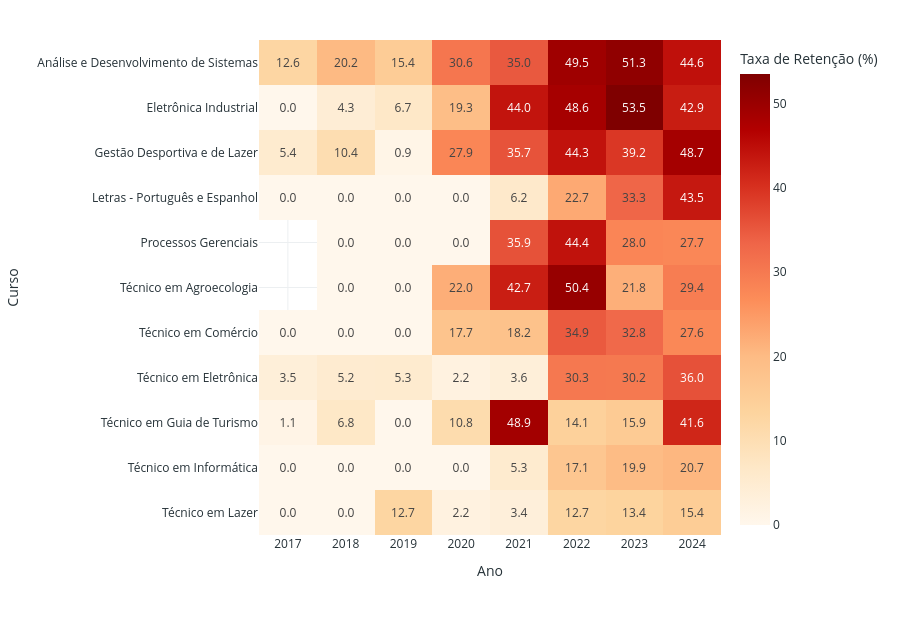

Write notebook code for a chart like this one.
### Markdown cell above
#### Gráfico 13 — Heatmap do indicador por Curso × Ano

### Code cell
pivot = ind_ano_curso.pivot_table(index='Nome de Curso', columns='Ano', values=indicador, aggfunc='mean')
fig_g13 = px.imshow(
    pivot, text_auto='.1f', aspect='auto', color_continuous_scale=escala_indicador(indicador),
    labels=dict(x='Ano', y='Curso', color=f'{ROTULOS_INDICADORES[indicador]} (%)'),
)
fig_g13.update_xaxes(tickmode='linear')
aplicar_layout_light(fig_g13, altura=620)
fig_g13.show()

### Figure 1 — Plotly figure (JSON) as saved in the notebook; plotly's stock layout.template omitted (floating-point values rounded to 4 significant figures)
{"data": [{"coloraxis": "coloraxis", "hovertemplate": "Ano: %{x}<br>Curso: %{y}<br>Taxa de Retenção (%): %{z}<extra></extra>", "name": "0", "texttemplate": "%{z:.1f}", "type": "heatmap", "x": [2017, 2018, 2019, 2020, 2021, 2022, 2023, 2024], "xaxis": "x", "y": ["Análise e Desenvolvimento de Sistemas", "Eletrônica Industrial", "Gestão Desportiva e de Lazer", "Letras - Português e Espanhol", "Processos Gerenciais", "Técnico em Agroecologia", "Técnico em Comércio", "Técnico em Eletrônica", "Técnico em Guia de Turismo", "Técnico em Informática", "Técnico em Lazer"], "yaxis": "y", "z": [[12.55, 20.22, 15.44, 30.56, 35.0, 49.48, 51.3, 44.57], [0.0, 4.3, 6.67, 19.27, 44.05, 48.57, 53.54, 42.86], [5.36, 10.38, 0.87, 27.94, 35.71, 44.33, 39.22, 48.67], [0.0, 0.0, 0.0, 0.0, 6.19, 22.69, 33.33, 43.48], [NaN, 0.0, 0.0, 0.0, 35.87, 44.36, 28.03, 27.72], [NaN, 0.0, 0.0, 21.98, 42.7, 50.41, 21.77, 29.45], [0.0, 0.0, 0.0, 17.7, 18.18, 34.86, 32.76, 27.56], [3.48, 5.22, 5.34, 2.19, 3.57, 30.28, 30.19, 35.98], [1.15, 6.78, 0.0, 10.81, 48.89, 14.12, 15.91, 41.56], [0.0, 0.0, 0.0, 0.0, 5.3, 17.11, 19.88, 20.67], [0.0, 0.0, 12.73, 2.17, 3.41, 12.73, 13.39, 15.38]]}], "layout": {"coloraxis": {"colorbar": {"title": {"text": "Taxa de Retenção (%)"}}, "colorscale": [[0, "rgb(255,247,236)"], [0.125, "rgb(254,232,200)"], [0.25, "rgb(253,212,158)"], [0.375, "rgb(253,187,132)"], [0.5, "rgb(252,141,89)"], [0.625, "rgb(239,101,72)"], [0.75, "rgb(215,48,31)"], [0.875, "rgb(179,0,0)"], [1, "rgb(127,0,0)"]]}, "font": {"color": "#263238"}, "height": 620, "legend": {"orientation": "h", "title": {"text": ""}, "x": 0.5, "xanchor": "center", "y": -0.2, "yanchor": "top"}, "margin": {"b": 85, "l": 20, "r": 20, "t": 40}, "paper_bgcolor": "white", "plot_bgcolor": "white", "title": {"text": ""}, "xaxis": {"anchor": "y", "domain": [0, 1], "gridcolor": "#ECEFF1", "showgrid": true, "tickmode": "linear", "title": {"text": "Ano"}, "zeroline": false}, "yaxis": {"anchor": "x", "autorange": "reversed", "domain": [0, 1], "gridcolor": "#ECEFF1", "showgrid": true, "title": {"text": "Curso"}, "zeroline": false}}}
